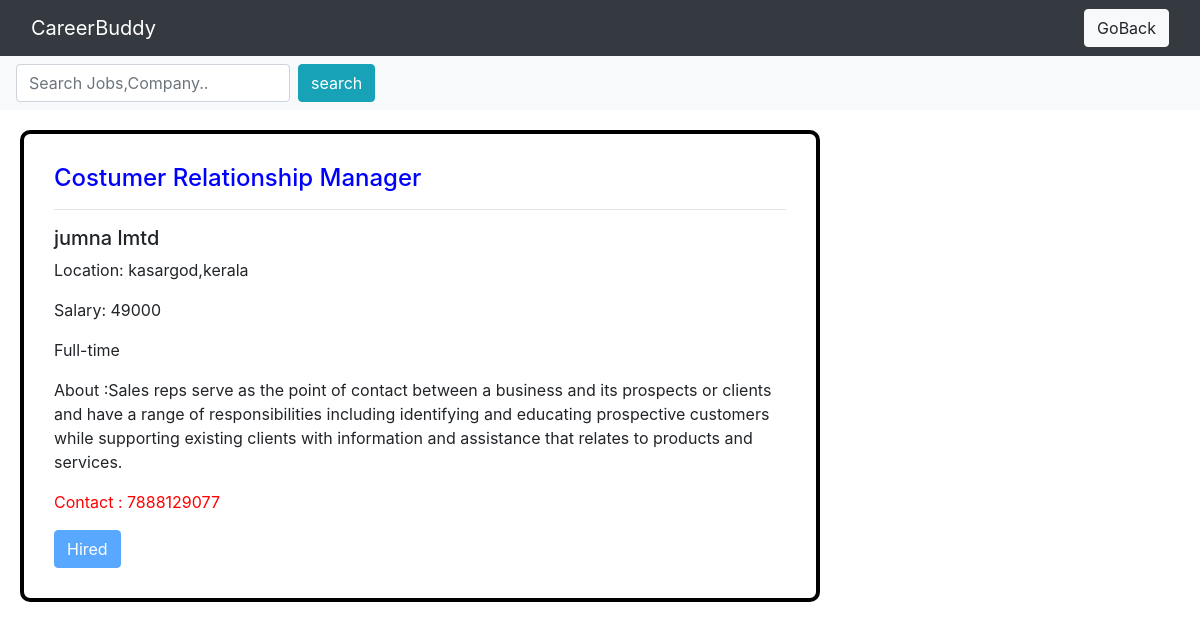
The app's page /jobdetail/12/ (signed in) with its own data.
### student/models.py (models this page shows, shortened)
class Jobs(models.Model):
    user = models.ForeignKey(User, on_delete=models.CASCADE, blank=True, null=True)
    job_type= models.CharField(max_length=200, choices=Type, default='IT field')
    role = models.CharField(max_length=150)
    company = models.CharField(max_length=150)
    location = models.CharField(max_length=150)
    salary = models.CharField(max_length=150)
    duration = models.CharField(max_length=150,choices=Duration)
    job_description=models.TextField()
    complete=models.BooleanField(default=False)
    call=models.IntegerField()
    Hired=models.BooleanField(default=False)
    created = models.DateTimeField(auto_now_add=True)
    class Meta:
        ordering = ["-created"]

### student/views.py (the view)
# urls.py: path("jobdetail/<int:pk>/", Jobdetail.as_view(), name='jobdetail'),
class Jobdetail(DetailView):
    model=Jobs
    fields= ['role', 'company', 'location', 'salary', 'duration', 'job_description', 'call']
    template_name ='jobdetail.html'
    context_object_name = 'every'

### templates/jobdetail.html (shortened to what this page needs)
{% load static %}
<!DOCTYPE html>
<html lang="en">
<head>
     <link rel="stylesheet" type="text/css" href="{% static 'css/jobdetail.css' %}"/>
        <link rel="stylesheet" href="https://cdn.jsdelivr.net/npm/bootstrap@4.0.0/dist/css/bootstrap.min.css">
</head>
<body>
{% include 'applied-message.html' %}
{% if request.user.is_authenticated %}
<nav class="navbar navbar-dark bg-dark">
  <div class="container-fluid">
    <div class="d-flex align-items-center">
      <a class="navbar-brand" href="/">CareerBuddy</a>
    </div><a href="/findjob"><button class="btn btn-light">GoBack</button></a>
  </div>
</nav>
<nav class="navbar navbar-light bg-light">
  <form class="form-inline" action="{% url 'search' %}" method="get" >
    <input name="q" class="form-control mr-sm-2" type="search" placeholder="Search Jobs,Company.." aria-label="Search">
    <input type="submit" class="btn btn-info " value="search">
  </form>
</nav>
        <div  id="job-detail" >
    <h4 style="color:blue;" class="card-title">{{ every.role }}</h4><hr>
    <h5 class="card-text">{{  every.company }}</h5>
    <p>Location: {{ every.location }}</p>
    <p>Salary: {{ every.salary }}</p>
     <p>{{ every.duration }}</p>
    <p> About :{{ every.job_description }}</p>
    <p style="color:red">Contact : {{ every.call }}</p>
{% if every.Hired == True %}
           <a href="#" ><button class="btn btn-primary" disabled>Hired</button></a>
        {% else %}
    <a href="{% url 'add_review' every.id %}" ><button class="btn btn-primary">Apply</button></a>
{% endif %}
</div>
{% endif %}
</body>
</html>

### student/static/css/jobdetail.css (style rules this page uses)
#job-detail { margin-top: 50px; margin-bottom: 130px; margin-right: 500px; margin-left: 450px; background-color: white; width: 800px; border: 4px solid black; padding: 30px; margin: 20px; border-radius:10px; }

### records on screen
Jobs: role "Costumer Relationship Manager", company "jumna lmtd", location "kasargod,kerala", salary "49000", duration "Full-time", job_description "Sales reps serve as the point of contact between a business and its prospects or clients and have a range of responsibilities including identifying and educating prospective customers while supporting existing clients with information and assistance that relates to products and services.", call "7888129077"
